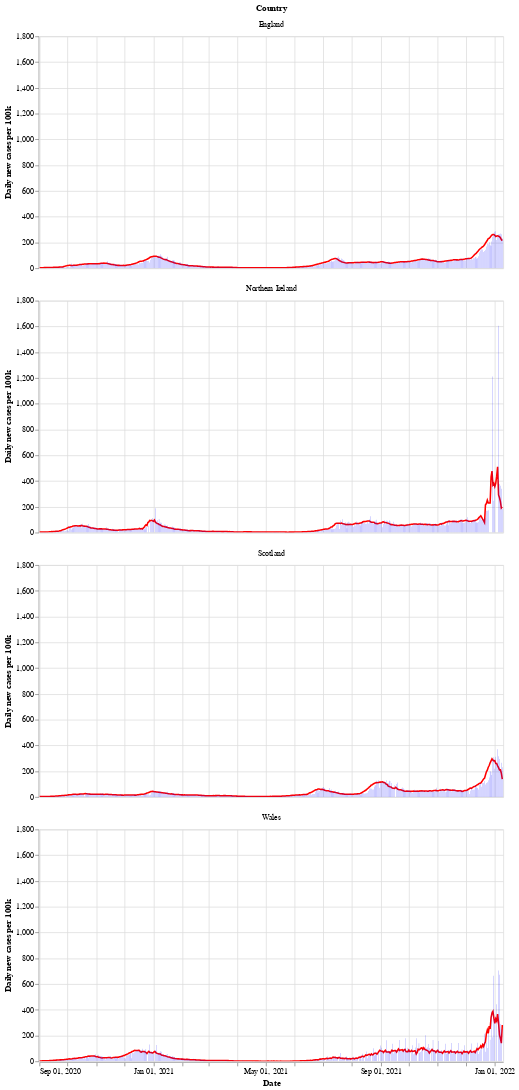

The code cell stored with this chart in its notebook:
### Markdown cell above
Next is a bar chart of the number of new cases in each country (per 100k population), with the 7 day moving average of cases. Again we see that Wales saw a longer period of raising and falling cases compared to the other countries.

After a period of cases falling, each nation is now seeing a rise in the number of cases - especially in Wales.

### Code cell
# collapse
bars = alt.Chart(uk_cases).mark_bar().encode(
    x=alt.X("yearmonthdate(date):T", axis=alt.Axis(title='Date')),
    y=alt.Y("newCasesRate:Q", axis=alt.Axis(title='Daily new cases per 100k')),
    tooltip='newCasesRate',
    color=alt.condition(
        alt.datum.dailyChange > 0,
        alt.value("orange"),  # The positive color
        alt.value("blue")  # The negative color
    )
).properties(title='New cases per 100k population with rolling 7 day average', width=600).interactive()
line = alt.Chart(uk_cases).mark_line(
    color='red',
    size=2,
).transform_window(
    rolling_mean='mean(newCasesRate)',
    frame=[0, 7],
    groupby=['areaName']
).encode(
    x='yearmonthdate(date):T',
    y='rolling_mean:Q'
)
alt.layer(line, bars, data=uk_cases).facet(alt.Row('areaName', title='Country'), columns=1)

### Figure 1 — Vega-Lite specification as saved in the notebook (floating-point values rounded to 4 significant figures; data arrays with more than 128 entries replaced by an {"elided": "..."} marker saying what was removed)
{"config": {"view": {"continuousWidth": 400, "continuousHeight": 300}}, "data": {"name": "data-ba838f9f52859f0f25408da34a9003ab"}, "facet": {"type": "nominal", "field": "areaName", "title": "Country"}, "spec": {"layer": [{"mark": {"type": "line", "color": "red", "size": 2}, "encoding": {"x": {"type": "temporal", "field": "date", "timeUnit": "yearmonthdate"}, "y": {"type": "quantitative", "field": "rolling_mean"}}, "transform": [{"window": [{"op": "mean", "field": "newCasesRate", "as": "rolling_mean"}], "frame": [0, 7], "groupby": ["areaName"]}]}, {"mark": "bar", "encoding": {"color": {"condition": {"value": "orange", "test": "(datum.dailyChange > 0)"}, "value": "blue"}, "tooltip": {"type": "quantitative", "field": "newCasesRate"}, "x": {"type": "temporal", "axis": {"title": "Date"}, "field": "date", "timeUnit": "yearmonthdate"}, "y": {"type": "quantitative", "axis": {"title": "Daily new cases per 100k"}, "field": "newCasesRate"}}, "selection": {"selector002": {"type": "interval", "bind": "scales", "encodings": ["x", "y"]}}, "title": "New cases per 100k population with rolling 7 day average", "width": 600}]}, "columns": 1, "$schema": "https://vega.github.io/schema/vega-lite/v4.8.1.json", "datasets": {"data-ba838f9f52859f0f25408da34a9003ab": {"elided": "1984 records"}}}
